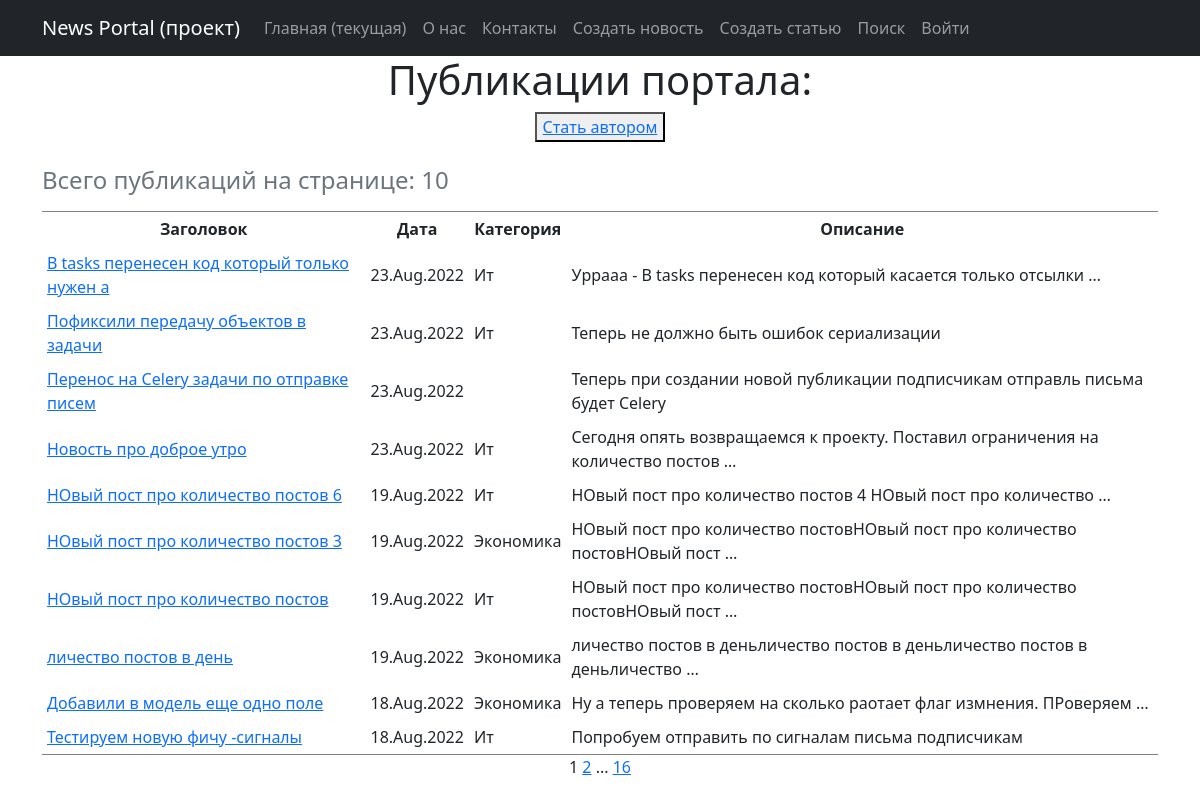
/posts/, run on the app's committed database.
### news/models.py (models this page shows, shortened)
class Post(models.Model):
    news = 'NW'
    article = 'AR'
    POST_TYPES =[
        (news, 'Новость'),
        (article, 'Статья'),
    ]
    author_user = models.ForeignKey('Author', on_delete=models.CASCADE)
    post_type = models.CharField(max_length=2,
                                  choices=POST_TYPES,
                                  default=article)
    create_date = models.DateTimeField(auto_now_add=True)
    category = models.ManyToManyField('Category', through='PostCategory')
    header_post = models.CharField(max_length=128)
    text_post = models.TextField()
    rating_post = models.SmallIntegerField(default=0)
    is_created = models.BooleanField(default=True) # для обработки в signals.py - только создали или модифицируем
    def get_absolute_url(self):
        return reverse('post_detail', args=[str(self.pk)])
    class Meta:
        verbose_name = 'Публикация'
        verbose_name_plural = 'Публикации'

class Category(models.Model):
    name_category = models.CharField(
        max_length=64,
        unique=True,
        verbose_name='Название',
        help_text='Название категории - 64 символа',
    )
    subscribers = models.ManyToManyField(
        User,
        through='CategorySubscriber',
        blank=True,
    )
    def __str__(self):
        return f"{self.name_category.title()}"
    class Meta:
        verbose_name = 'Категория'
        verbose_name_plural = 'Категории'

### news/views.py (the view)
# urls.py: path('', cache_page (60 * 1) (PostsList.as_view()), name='home'),
class PostsList(ListView):
    model = Post
    ordering = '-create_date'
    template_name = 'posts.html'
    context_object_name = 'posts'
    paginate_by = 10
    def get_context_data(self, **kwargs):
        context = super().get_context_data(**kwargs)
        context['is_not_author'] = not self.request.user.groups.filter(name='authors').exists()
        return context

### news/templatetags/custom_filters.py (called while the page is built)
@register.filter()
def censor(value):
    if not isinstance(value, str):
        raise TypeError("Цензура осуществляется только для объекта типа строка (str)")
    else:
        list_ = value.split(" ")
        for i in range(len(list_)):
            if list_[i].strip(string.punctuation).lower() in CENSOR_LIST:
                for j in range(1, len(list_[i])):
                    if list_[i][j] not in string.punctuation:
                        list_[i] = f"{list_[i][:j]}*{list_[i][j+1:]}"
        return f'{" ".join(list_)}'

### templates/posts.html (shortened to what this page needs)
{% extends 'flatpages/default.html' %}
{% load custom_filters %}
{% load cache %}
{% block content %}
<h1>Публикации портала:</h1>
<p>
{% if is_not_author %}
   <button><a href="{% url 'profile_user_upgrade' %}"> Стать автором </a></button>
{% endif %}
</p>
{% if posts %}
    <table border="3" cellspacing="10" cellpadding="5" frame="hsides">
        <caption align="top"> <h4>Всего публикаций на странице: {{ posts|length }}</h4></caption>
        <tr>
            <th>Заголовок</th>
            <th>Дата</th>
            <th>Категория</th>
            <th>Описание</th>
        </tr>
        {% for post in posts %}
        <tr>
            <td align="left"><a href="{{ post.get_absolute_url  }}"> {{ post.header_post|censor }} </a></td>
            <td>{{ post.create_date|date:'d.M.Y' }}</td>
            <td align="left">
                {% for cat in post.category.all %}
                {{ cat }}
                {% endfor %}
            </td>
            <td align="left">{{ post.text_post|truncatewords:10|censor }}</td>
        </tr>
        {% endfor %}
    </table>
{% else %}
    <h3>А новостей на сегодня нет!</h3>
{% endif %}
    {{ page_obj.number }}
    {% if  page_obj.has_next %}
        <a href="?page={{ page_obj.next_page_number }}">{{ page_obj.next_page_number }}</a>
        {% if paginator.num_pages != page_obj.next_page_number %}
            ...
            <a href="?page={{ page_obj.paginator.num_pages }}">{{ page_obj.paginator.num_pages }}</a>
        {% endif %}
    {% endif%}
{% endblock content %}

### data on the page
Post: header_post|censor "В tasks перенесен код который только нужен а", create_date "23.Aug.2022", text_post|censor "Уррааа - В tasks перенесен код который касается только отсылки …"
Category: name_category "Ит"
Post: header_post|censor "Пофиксили передачу объектов в задачи", create_date "23.Aug.2022", text_post|censor "Теперь не должно быть ошибок сериализации"
Post: header_post|censor "Перенос на Celery задачи по отправке писем", create_date "23.Aug.2022", text_post|censor "Теперь при создании новой публикации подписчикам отправль письма будет Celery"
Post: header_post|censor "Новость про доброе утро", create_date "23.Aug.2022", text_post|censor "Сегодня опять возвращаемся к проекту. Поставил ограничения на количество постов …"
Post: header_post|censor "НОвый пост про количество постов 6", create_date "19.Aug.2022", text_post|censor "НОвый пост про количество постов 4 НОвый пост про количество …"
Post: header_post|censor "НОвый пост про количество постов 3", create_date "19.Aug.2022", text_post|censor "НОвый пост про количество постовНОвый пост про количество постовНОвый пост …"
Category: name_category "Экономика"
Post: header_post|censor "НОвый пост про количество постов", create_date "19.Aug.2022", text_post|censor "НОвый пост про количество постовНОвый пост про количество постовНОвый пост …"
Post: header_post|censor "личество постов в день", create_date "19.Aug.2022", text_post|censor "личество постов в деньличество постов в деньличество постов в деньличество …"
Post: header_post|censor "Добавили в модель еще одно поле", create_date "18.Aug.2022", text_post|censor "Ну а теперь проверяем на сколько раотает флаг измнения. ПРоверяем …"
Post: header_post|censor "Тестируем новую фичу -сигналы", create_date "18.Aug.2022", text_post|censor "Попробуем отправить по сигналам письма подписчикам"

### other printed values
{{ posts|length }} "10"
{{ page_obj.number }} "1"
{{ page_obj.next_page_number }} "2"
{{ page_obj.paginator.num_pages }} "16"
